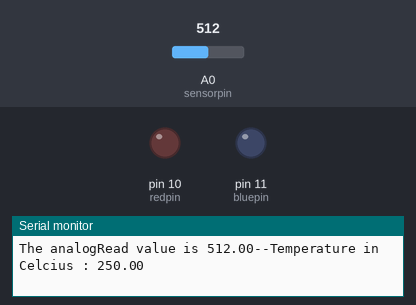
Bench run of a sketch on a simulated Arduino Uno, built with avr-gcc and run on an emulated ATmega328P. Parts: output pins drawn as LEDs (lit = HIGH), the last lines printed to the serial monitor. Inputs (shaded band) come from the test bench; at power-on: A0 (sensorpin) = 512.

Above: at 0.1 s.
At 1.7 s:
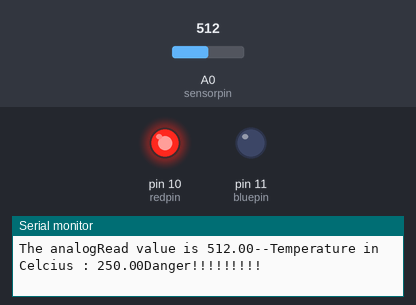
Timing chart, 0 to 3.2 s (numbered marks = the images above):
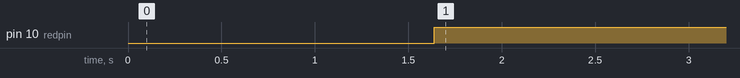

Measured:
- by itself, pin 10 (redpin): LOW → HIGH at 1.6 s

The sketch:

Temperature_LED_Emergency.ino
```cpp
const int sensorpin = 0;
 int bluepin = 11;
 int redpin = 10;
void setup() {
  // put your setup code here, to run once:
  Serial.begin(9600);
  pinMode(bluepin,OUTPUT);
  pinMode(redpin,OUTPUT);
  pinMode(sensorpin,INPUT);

}
void loop() {
  // put your main code here, to run repeatedly:
  float value = analogRead(sensorpin);
  Serial.print("The analogRead value is ");Serial.print(value);Serial.print("--");
  float millivolts = (value/1024)*5000;
  float celcius = millivolts/10;
  Serial.print("Temperature in Celcius : ");Serial.print(celcius);
  Serial.print("\n");
  delay(555);
  if(celcius>27.5)
  {
      while(celcius >=27.50)
      {
        digitalWrite(bluepin,LOW);
        float value = analogRead(sensorpin);
         Serial.print("The analogRead value is ");Serial.print(value);Serial.print("--");
        float millivolts = (value/1024)*5000;
        float celcius = millivolts/10;
        Serial.print("Temperature in Celcius : ");Serial.print(celcius); Serial.print("Danger!!!!!!!!!");
        Serial.print("\n");
        delay(555);

        for(int i=0;i<=255;i++)
        {
          analogWrite(redpin,i);
          delay(2);
        }
        delay(5);
        for(int i=255;i>=0;i++)
        {
          analogWrite(redpin,i);
          delay(2);
        }
         delay(5);
      }
}

 digitalWrite(redpin,LOW);
  digitalWrite(bluepin,HIGH);
}
```
